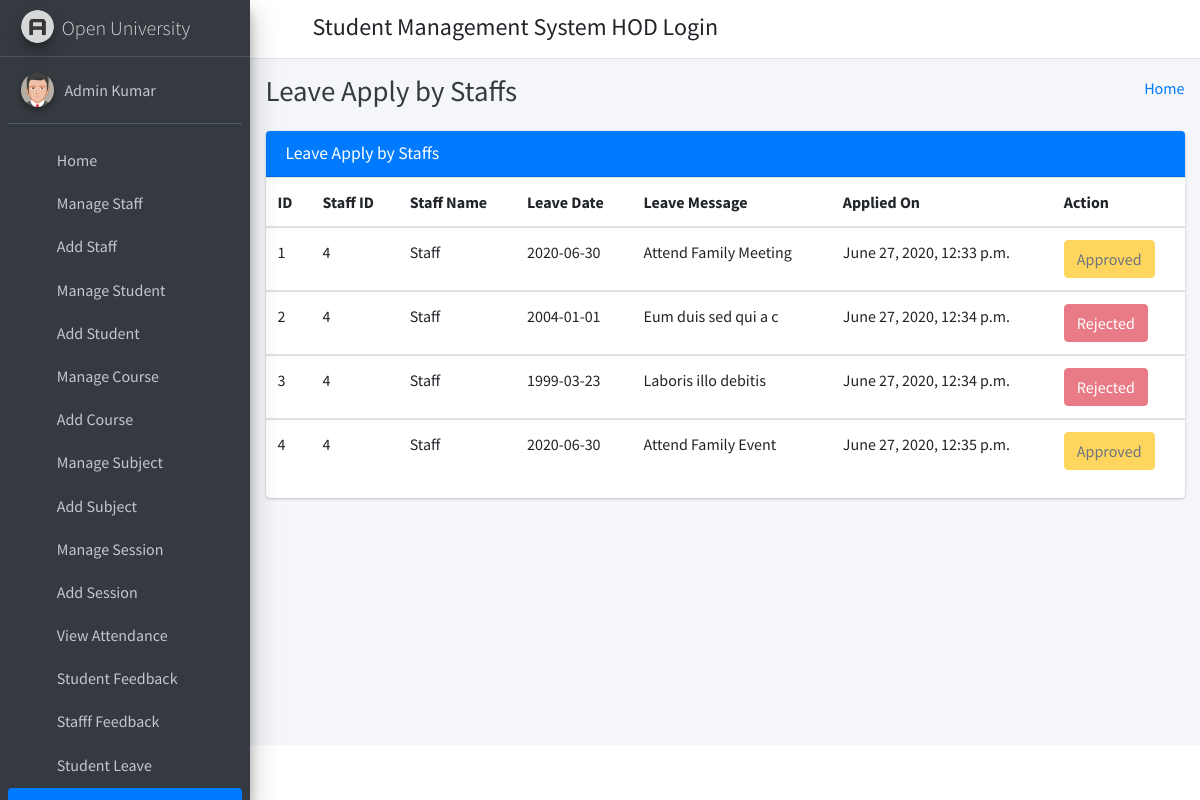
/staff_leave_view/ (signed in), run on the app's committed database.
### student_management_app/models.py (models this page shows)
class CustomUser(AbstractUser):
    user_type_data = ((1, "HOD"), (2, "Staff"), (3, "Student"))
    user_type = models.CharField(default=1, choices=user_type_data, max_length=10)

class LeaveReportStaff(models.Model):
    id = models.AutoField(primary_key=True)
    staff_id = models.ForeignKey(Staffs, on_delete=models.CASCADE)
    leave_date = models.CharField(max_length=255)
    leave_message = models.TextField()
    leave_status = models.IntegerField(default=0)
    created_at = models.DateTimeField(auto_now_add=True)
    updated_at = models.DateTimeField(auto_now=True)
    objects = models.Manager()

class Staffs(models.Model):
    id = models.AutoField(primary_key=True)
    admin = models.OneToOneField(CustomUser, on_delete = models.CASCADE)
    address = models.TextField()
    created_at = models.DateTimeField(auto_now_add=True)
    updated_at = models.DateTimeField(auto_now=True)
    objects = models.Manager()

### student_management_app/HodViews.py (the view)
# urls.py: path('staff_leave_view/', HodViews.staff_leave_view, name="staff_leave_view"),
def staff_leave_view(request):
    leaves = LeaveReportStaff.objects.all()
    context = {
        "leaves": leaves
    }
    return render(request, 'hod_template/staff_leave_view.html', context)

### student_management_app/LoginCheckMiddleWare.py (called while the page is built, shortened)
    def process_view(self, request, view_func, view_args, view_kwargs):
        modulename = view_func.__module__
        user = request.user
        if user.is_authenticated:
            if user.user_type == "1":
                if modulename == "student_management_app.HodViews":
                    pass
                elif modulename == "student_management_app.views" or modulename == "django.views.static":
                    pass
                else:
                    return redirect("admin_home")
            else:
                return redirect("login")
        else:
            if request.path == reverse("login") or request.path == reverse("doLogin"):
                pass
            else:
                return redirect("login")

### student_management_app/templates/hod_template/staff_leave_view.html (shortened to what this page needs)
{% extends 'hod_template/base_template.html' %}
{% block page_title %}
    Leave Apply by Staffs
{% endblock page_title %}
{% block main_content %}
{% load static %}
<section class="content">
        <div class="container-fluid">
            <div class="row">
                <div class="col-md-12">
                    <div class="card card-primary">
                        <div class="card-header">
                            <h3 class="card-title">Leave Apply by Staffs</h3>
                        </div>
                        <div class="table-responsive">
                            <table class="table">
                                <thead>
                                <tr>
                                    <th>ID</th>
                                    <th>Staff ID</th>
                                    <th>Staff Name</th>
                                    <th>Leave Date</th>
                                    <th>Leave Message</th>
                                    <th>Applied On</th>
                                    <th>Action</th>
                                </tr>
                                </thead>
                                {% for leave in leaves %}
                                <tbody>
                                <tr>
                                    <td>{{ leave.id }}</td>
                                    <td>{{ leave.staff_id.admin.id }}</td>
                                    <td>{{ leave.staff_id.admin.first_name }} {{ feedback.staff_id.admin.last_name }}</td>
                                    <td>{{ leave.leave_date }}</td>
                                    <td>{{ leave.leave_message }}</td>
                                    <td>{{ leave.created_at }}</td>
                                    <td>
                                        {% if leave.leave_status == 0 %}
                                            <a href="{% url 'staff_leave_approve' leave_id=leave.id %}" class="btn btn-success">Approve</a>
                                            <a href="{% url 'staff_leave_reject' leave_id=leave.id %}" class="btn btn-danger">Reject</a>
                                        {% elif leave.leave_status == 1 %}
                                            <button class="btn btn-warning" disabled="disabled">Approved</button>
                                        {% else %}
                                            <button class="btn btn-danger" disabled="disabled">Rejected</button>
                                        {% endif %}
                                    </td>
                                </tr>
                                </tbody>
                                {% endfor %}
                            </table>
                        </div>
                    </div>
                </div>
            </div>
        </div>
      </section>
  {% endblock main_content %}

### student_management_app/templates/hod_template/sidebar_template.html (shortened to what this page needs)
{% load static %}
<aside class="main-sidebar sidebar-dark-primary elevation-4">
      <a href="{% url 'admin_home' %}" class="brand-link">
        <img src="{% static 'dist/img/AdminLTELogo.png' %}" alt="AdminLTE Logo" class="brand-image img-circle elevation-3"
            style="opacity: .8">
        <span class="brand-text font-weight-light">Open University</span>
      </a>
      <div class="sidebar">
        <div class="user-panel mt-3 pb-3 mb-3 d-flex">
          <div class="image">
            <img src="{% static 'dist/img/user2-160x160.jpg' %}" class="img-circle elevation-2" alt="User Image">
          </div>
          <div class="info">
            <a href="{% url 'admin_profile' %}" class="d-block">{{ user.first_name }} {{ user.last_name }}</a>
          </div>
        </div>
        <nav class="mt-2">
          <ul class="nav nav-pills nav-sidebar flex-column" data-widget="treeview" role="menu" data-accordion="false">
            <li class="nav-item">
              {% url 'admin_home' as admin_home %}
              <a href="{{ admin_home }}" class="nav-link {% if request.path == admin_home %} active {% endif %}">
                <i class="nav-icon fas fa-tachometer-alt"></i>
                <p>
                  Home
                </p>
              </a>
            </li>
            <li class="nav-item">
              {% url 'manage_staff' as manage_staff %}
              {% url 'edit_staff' staff_id=id as edit_staff %}
              <a href="{{ manage_staff }}" class="nav-link {% if request.path == manage_staff %} active {% endif %} {% if request.path == edit_staff %} active {% endif %}">
                <i class="nav-icon fas fa-chalkboard-teacher"></i>
                <p>
                  Manage Staff
                </p>
              </a>
            </li>
            <li class="nav-item">
              {% url 'add_staff' as add_staff %}
              <a href="{{ add_staff }}" class="nav-link {% if request.path == add_staff %} active {% endif %}">
                <i class="nav-icon fas fa-th"></i>
                <p>
                  Add Staff
                </p>
              </a>
            </li>
            <li class="nav-item">
              {% url 'manage_student' as manage_student %}
              {% url 'edit_student' student_id=id as edit_student %}
              <a href="{{ manage_student }}" class="nav-link {% if request.path == manage_student %} active {% endif %} {% if request.path == edit_student %} active {% endif %}">
                <i class="nav-icon fas fa-user-graduate"></i>
                <p>
                  Manage Student
                </p>
              </a>
            </li>
            <li class="nav-item">
              {% url 'add_student' as add_student %}
              <a href="{{ add_student }}" class="nav-link {% if request.path == add_student %} active {% endif %}">
                <i class="nav-icon fas fa-th"></i>
                <p>
                  Add Student
                </p>
              </a>
            </li>
            <li class="nav-item">
              {% url 'manage_course' as manage_course %}
              {% url 'edit_course' course_id=id as edit_course %}
              <a href="{{ manage_course }}" class="nav-link {% if request.path == manage_course %} active {% endif %} {% if request.path == edit_course %} active {% endif %}">
                <i class="nav-icon fas fa-chalkboard"></i>
                <p>
                  Manage Course
                </p>
              </a>
            </li>
            <li class="nav-item">
            {% url 'add_course' as add_course %}
              <a href="{{ add_course }}" class="nav-link {% if request.path == add_course %} active {% endif %}">
                <i class="nav-icon fas fa-th"></i>
                <p>
                  Add Course
                </p>
              </a>
            </li>
            <li class="nav-item">
              {% url 'manage_subject' as manage_subject %}
              {% url 'edit_subject' subject_id=id as edit_subject %}
              <a href="{{ manage_subject }}" class="nav-link {% if request.path == manage_subject %} active {% endif %} {% if request.path == edit_subject %} active {% endif %}">
                <i class="nav-icon fas fa-book"></i>
                <p>
                  Manage Subject
                </p>
              </a>
            </li>
            <li class="nav-item">
              {% url 'add_subject' as add_subject %}
              <a href="{{ add_subject }}" class="nav-link {% if request.path == add_subject %} active {% endif %}">
                <i class="nav-icon fas fa-th"></i>
                <p>
                  Add Subject
                </p>
              </a>
            </li>
            <li class="nav-item">
              {% url 'manage_session' as manage_session %}
              {% url 'edit_session' session_id=id as edit_session %}
              <a href="{{ manage_session }}" class="nav-link {% if request.path == manage_session %} active {% endif %} {% if request.path == edit_session %} active {% endif %}">
                <i class="nav-icon fas fa-graduation-cap"></i>
                <p>
                  Manage Session
                </p>
              </a>
            </li>
            <li class="nav-item">
              {% url 'add_session' as add_session %}
              <a href="{{ add_session }}" class="nav-link {% if request.path == add_session %} active {% endif %}">
                <i class="nav-icon fas fa-th"></i>
                <p>
                  Add Session
                </p>
              </a>
            </li>
            <li class="nav-item">
              {% url 'admin_view_attendance' as admin_view_attendance %}
              <a href="{{ admin_view_attendance }}" class="nav-link {% if request.path == admin_view_attendance %} active {% endif %}">
                <i class="nav-icon fas fa-calendar-alt"></i>
                <p>
                  View Attendance
                </p>
              </a>
            </li>
            <li class="nav-item">
              {% url 'student_feedback_message' as student_feedback_message %}
              <a href="{{ student_feedback_message }}" class="nav-link {% if request.path == student_feedback_message %} active {% endif %}">
                <i class="nav-icon fas fa-th"></i>
                <p>
                  Student Feedback
                </p>
              </a>
            </li>
            <li class="nav-item">
              {% url 'staff_feedback_message' as staff_feedback_message %}
              <a href="{{ staff_feedback_message }}" class="nav-link {% if request.path == staff_feedback_message %} active {% endif %}">
                <i class="nav-icon fas fa-th"></i>
                <p>
                  Stafff Feedback
                </p>
              </a>
            </li>
            <li class="nav-item">
              {% url 'student_leave_view' as student_leave_view %}
              <a href="{{ student_leave_view }}" class="nav-link {% if request.path == student_leave_view %} active {% endif %}">
                <i class="nav-icon fas fa-th"></i>
                <p>
                  Student Leave
                </p>
              </a>
            </li>
            <li class="nav-item">
              {% url 'staff_leave_view' as staff_leave_view %}
              <a href="{{ staff_leave_view }}" class="nav-link {% if request.path == staff_leave_view %} active {% endif %}">
                <p>
                </p>
              </a>
            </li>
          </ul>
        </nav>
      </div>
    </aside>

### data on the page
CustomUser: first_name "Admin", last_name "Kumar"
LeaveReportStaff: id "1", staff_id.admin.id "4", staff_id.admin.first_name "Staff", leave_date "2020-06-30", leave_message "Attend Family Meeting", created_at "June 27, 2020, 12:33 p.m.", leave_status "Approved"
LeaveReportStaff: id "2", staff_id.admin.id "4", staff_id.admin.first_name "Staff", leave_date "2004-01-01", leave_message "Eum duis sed qui a c", created_at "June 27, 2020, 12:34 p.m.", leave_status "Rejected"
LeaveReportStaff: id "3", staff_id.admin.id "4", staff_id.admin.first_name "Staff", leave_date "1999-03-23", leave_message "Laboris illo debitis", created_at "June 27, 2020, 12:34 p.m.", leave_status "Rejected"
LeaveReportStaff: id "4", staff_id.admin.id "4", staff_id.admin.first_name "Staff", leave_date "2020-06-30", leave_message "Attend Family Event", created_at "June 27, 2020, 12:35 p.m.", leave_status "Approved"
